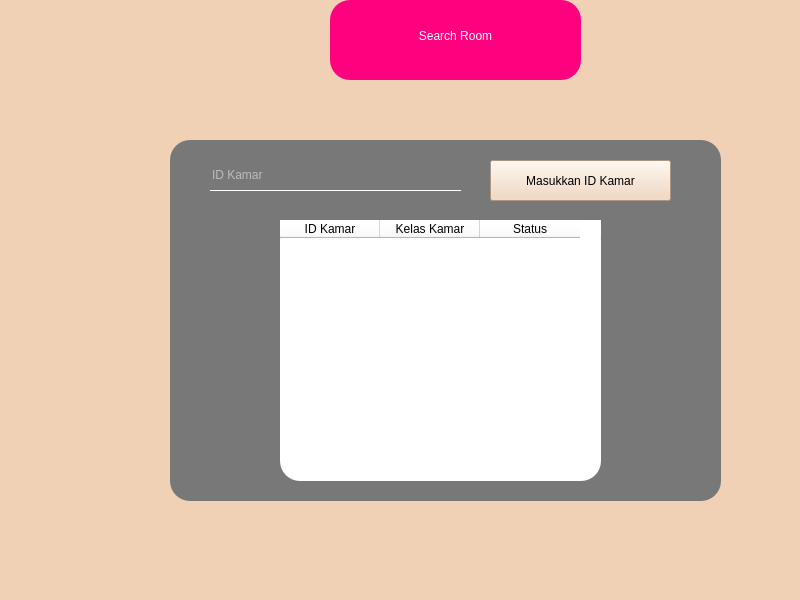
<?xml version="1.0" encoding="UTF-8"?>
<ui version="4.0">
 <class>searching_room</class>
 <widget class="QMainWindow" name="searching_room">
  <property name="geometry">
   <rect>
    <x>0</x>
    <y>0</y>
    <width>800</width>
    <height>600</height>
   </rect>
  </property>
  <property name="windowTitle">
   <string>MainWindow</string>
  </property>
  <property name="styleSheet">
   <string notr="true">* {
	background:#F1D1B5;
}

QFrame {
	border-radius : 20px;
	background : rgb(120, 120, 120);
}

QLineEdit{
	background : transparent;
	border : none;
	border-bottom : 1px solid white;
}
</string>
  </property>
  <widget class="QWidget" name="centralwidget">
   <widget class="QFrame" name="frame_2">
    <property name="geometry">
     <rect>
      <x>330</x>
      <y>0</y>
      <width>251</width>
      <height>80</height>
     </rect>
    </property>
    <property name="styleSheet">
     <string notr="true">background-color: rgb(255, 0, 127);</string>
    </property>
    <property name="frameShape">
     <enum>QFrame::StyledPanel</enum>
    </property>
    <property name="frameShadow">
     <enum>QFrame::Raised</enum>
    </property>
    <widget class="QLabel" name="label">
     <property name="geometry">
      <rect>
       <x>20</x>
       <y>20</y>
       <width>211</width>
       <height>31</height>
      </rect>
     </property>
     <property name="styleSheet">
      <string notr="true">font: 75 italic 14pt &quot;Kristen ITC&quot;;
color : white;</string>
     </property>
     <property name="text">
      <string>Search Room</string>
     </property>
     <property name="alignment">
      <set>Qt::AlignCenter</set>
     </property>
    </widget>
   </widget>
   <widget class="QFrame" name="frame">
    <property name="geometry">
     <rect>
      <x>170</x>
      <y>140</y>
      <width>551</width>
      <height>361</height>
     </rect>
    </property>
    <property name="styleSheet">
     <string notr="true">QPushButton{
	background : #305F72;
	border-radius : 20px;
	font: 10pt &quot;Kristen ITC&quot;;
}

QPushButton:hover{
	background: #568EA6;
}
background-color: #353b48;
color:#ffffff;
border-radius: 20px;
font-family:century gothic;</string>
    </property>
    <property name="frameShape">
     <enum>QFrame::StyledPanel</enum>
    </property>
    <property name="frameShadow">
     <enum>QFrame::Raised</enum>
    </property>
    <widget class="QTableWidget" name="tableWidget">
     <property name="geometry">
      <rect>
       <x>110</x>
       <y>80</y>
       <width>321</width>
       <height>261</height>
      </rect>
     </property>
     <property name="styleSheet">
      <string notr="true">background-color:white;
color:black;</string>
     </property>
     <column>
      <property name="text">
       <string>ID Kamar</string>
      </property>
     </column>
     <column>
      <property name="text">
       <string>Kelas Kamar</string>
      </property>
     </column>
     <column>
      <property name="text">
       <string>Status</string>
      </property>
     </column>
    </widget>
    <widget class="QPushButton" name="btn_select">
     <property name="geometry">
      <rect>
       <x>320</x>
       <y>20</y>
       <width>181</width>
       <height>41</height>
      </rect>
     </property>
     <property name="styleSheet">
      <string notr="true"/>
     </property>
     <property name="text">
      <string>Masukkan ID Kamar</string>
     </property>
    </widget>
    <widget class="QLineEdit" name="lineEdit">
     <property name="geometry">
      <rect>
       <x>40</x>
       <y>20</y>
       <width>251</width>
       <height>31</height>
      </rect>
     </property>
     <property name="styleSheet">
      <string notr="true">border:none;
border-bottom:1px solid white;
background:transparent;
color:#ffffff;</string>
     </property>
     <property name="text">
      <string/>
     </property>
     <property name="placeholderText">
      <string>ID Kamar</string>
     </property>
    </widget>
   </widget>
  </widget>
  <widget class="QMenuBar" name="menubar">
   <property name="geometry">
    <rect>
     <x>0</x>
     <y>0</y>
     <width>800</width>
     <height>21</height>
    </rect>
   </property>
  </widget>
  <widget class="QStatusBar" name="statusbar"/>
 </widget>
 <resources/>
 <connections/>
</ui>
